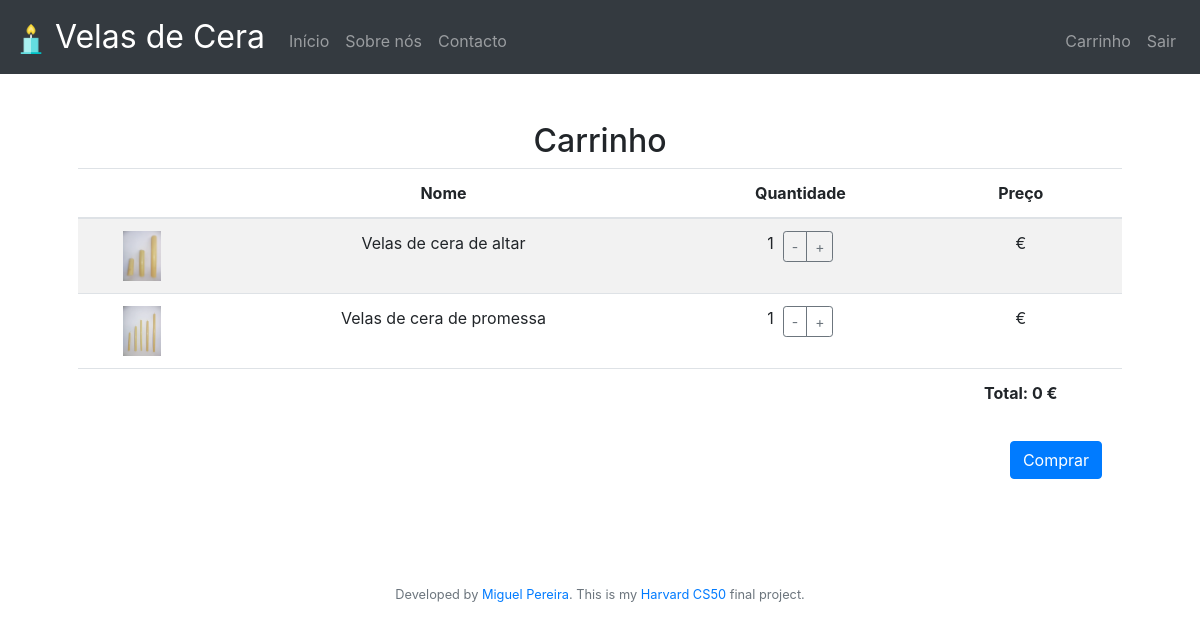
Before: /cart (signed in) with the older database file.
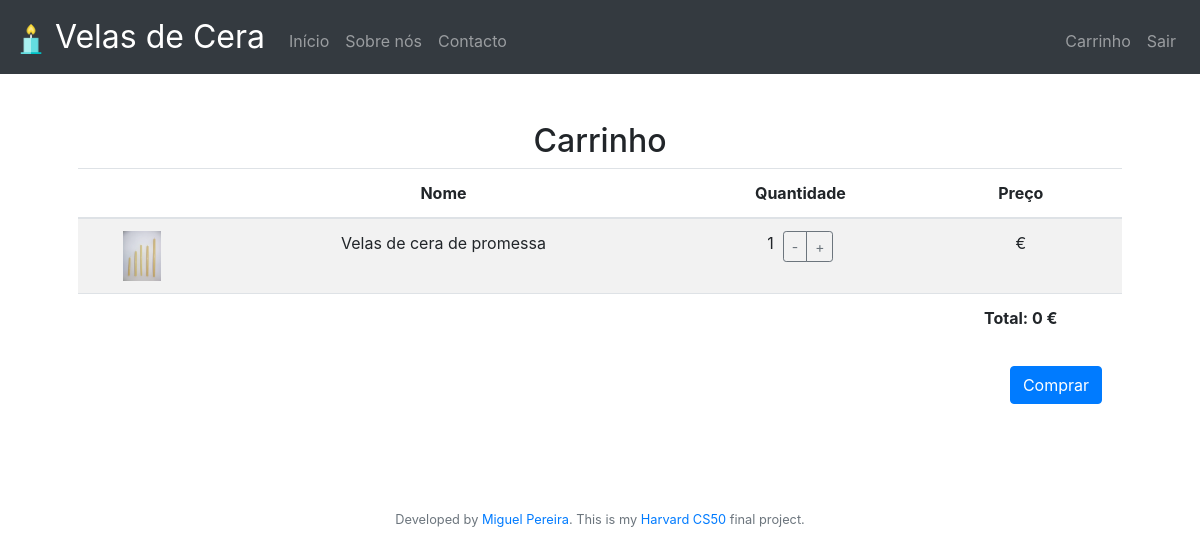
After: the same page with the newer database file.
### tables this page shows
CREATE TABLE cart(
user_id integer not null,
quantities numeric not null default 1,
product_id integer not null,
foreign key(user_id) references users(id),
foreign key(product_id) references produtos(id));

CREATE TABLE produtos (
id integer not null primary key autoincrement,
image text,
name text not null,
desc text, price numeric);

### app.py (the view, shortened to what this page needs)
@app.route("/cart", methods=["GET", "POST"])
@login_required
def cart():
    userID = session.get("user_id")
    produtos = db.execute("Select cart.quantities, produtos.name, produtos.price, produtos.image, produtos.id from cart inner join produtos on cart.product_id = produtos.id where user_id = :user",
                            user = userID)
    rows0 = db.execute("SELECT SUM(cart.quantities * produtos.price) FROM cart inner join produtos on cart.product_id = produtos.id where user_id = :user", user = session.get("user_id"))
    totalcart = rows0[0]["SUM(cart.quantities * produtos.price)"]
    return render_template("cart.html", produtos=produtos, totalcart=totalcart)

### app.py (called while the page is built)
@app.after_request
def after_request(response):
    response.headers["Cache-Control"] = "no-cache, no-store, must-revalidate"
    response.headers["Expires"] = 0
    response.headers["Pragma"] = "no-cache"
    return response

def login_required(f):
    @wraps(f)
    def decorated_function(*args, **kwargs):
        if session.get("user_id") is None:
            return redirect("/login")
        return f(*args, **kwargs)
    return decorated_function

### templates/cart.html (shortened to what this page needs)
{% extends "layout.html" %}
{% block main %}
<main class="container p-5" >
<form action="/cart" method="POST" enctype=multipart/form-data>
    <table class="table table-striped">
        <thead>
            <h2>
                Carrinho
            </h2>
            <tr>
                <th></th>
                <th>Nome</th>
                <th>Quantidade</th>
                <th>Preço</th>
            </tr>
        </thead>
        <tbody>
        {% for produto in produtos %}
            <tr>
                <td><img src="/static/image/uploads/{{ produto.image }}" style="object-fit:scale-down; height: 50px;"></td>
                <td>{{ produto.name }}</td>
                <td>
                    <div class="btn-group">
                        {{ produto.quantities }} &nbsp;
                        <button class="btn btn-sm btn-outline-secondary" type="submit" name="submit_button-" value="{{ produto.id}}">-</button>
                        <button class="btn btn-sm btn-outline-secondary" type="submit" name="submit_button+" value="{{ produto.id}}">+</button>
                      </div>
                </td>
                <td>{{ produto.price }} €</td>
            </tr>
        {% endfor %}
        </tbody>
        <tfoot>
            <tr>
                <th colspan="3"></th>
                <th>Total: {{ totalcart }} €</th>
            </tr>
        </tfoot>
    </table>
    <a href="/cart/checkout" style="float: right; margin-right: 20px;" class="btn btn-primary my-2">Comprar</a>
</form>
</main>
{% endblock %}

### templates/layout.html (shortened to what this page needs)
<!DOCTYPE html>
<html lang="pt">
    <head>
        <link href="https://maxcdn.bootstrapcdn.com/bootstrap/4.1.3/css/bootstrap.min.css" rel="stylesheet">
        <link href="/static/styles.css" rel="stylesheet">
    </head>
    <body>
        <nav class="navbar fixed-top navbar-expand-md navbar-dark bg-dark">
            <a class="navbar-brand" href="/"><img src="/static/favicon.png" width="30" height="30" class="d-inline-block align-center" alt="/"> Velas de Cera</a>
            <div class="collapse navbar-collapse" id="navbar">
                    <ul class="navbar-nav mr-auto mt-2">
                        <li class="nav-item"><a class="nav-link" href="/">Início</a></li>
                        <li class="nav-item"><a class="nav-link" href="/about">Sobre nós</a></li>
                        <li class="nav-item"><a class="nav-link" href="/contacto">Contacto</a></li>
                    </ul>
                {% if session.user_id %}
                    <ul class="navbar-nav ml-auto mt-2">
                        {% if session.user_type == 'admin' %}
                            <li class="nav-item"><a class="nav-link" href="/admin" style="color: yellow;">Admin</a></li>
                        {% else %}
                            <li class="nav-item"><a class="nav-link" href="/cart">Carrinho</a></li>
                        {% endif %}
                        <li class="nav-item"><a class="nav-link" href="/logout">Sair</a></li>
                    </ul>
                {% else %}
                    <ul class="navbar-nav ml-auto mt-2">
                        <li class="nav-item"><a class="nav-link" href="/register">Registar</a></li>
                        <li class="nav-item"><a class="nav-link" href="/login">Entrar</a></li>
                    </ul>
                {% endif %}
            </div>
        </nav>
        <main style="margin-top: 74px;">
            {% block main %}{% endblock %}
        </main>
        <footer class="small text-center text-muted" style="margin-top: 50px; margin-bottom: 50px;">
            Developed by <a href="https://www.linkedin.com/in/miguelduartepereira/">Miguel Pereira</a>. This is my <a href="https://cs50.harvard.edu/x/2020/project/">Harvard CS50</a> final project.
        </footer>
    </body>
</html>

### static/styles.css (style rules this page uses)
nav .navbar-brand { font-size: xx-large; }
main { overflow-x: auto; text-align: center; }
main img { max-width: 100%; }

Changed rows visible on the page:
removed cart: image (picture), name "Velas de cera de altar", quantities "1", {{ produto.id }} 13 (drawn)
